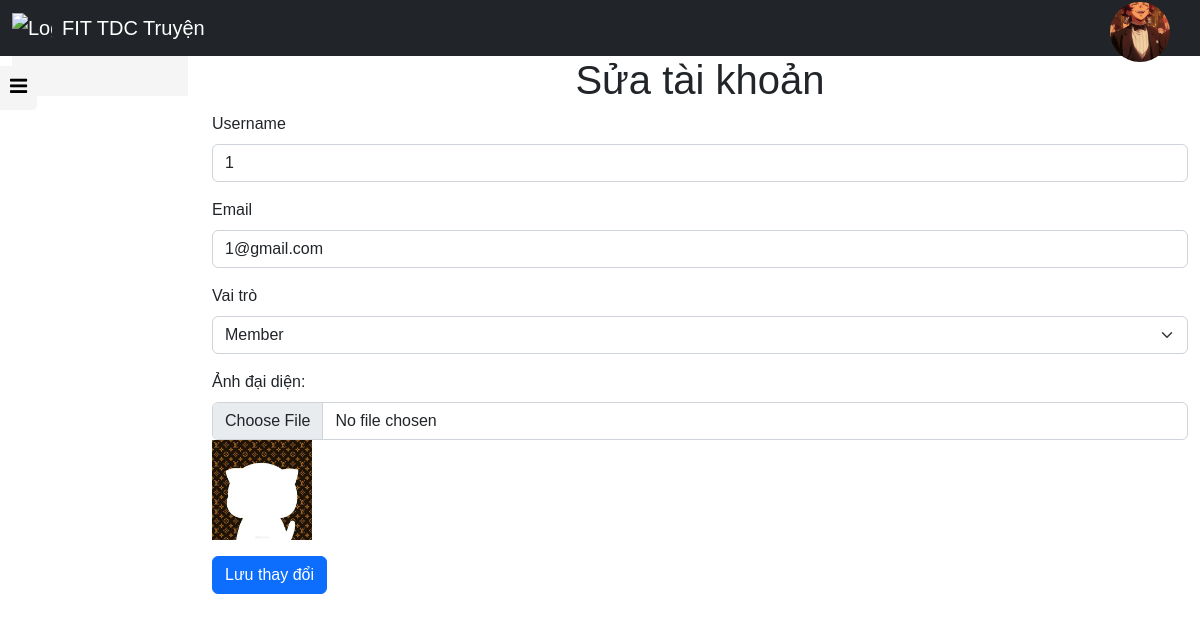
Screenshot of /backend/taikhoan/edit.php?user_id=16 (signed in) with the database file from the repository.
### tables this page shows
CREATE TABLE `user` (
  `user_id` int(11) NOT NULL,
  `username` varchar(255) DEFAULT NULL,
  `password` varchar(255) DEFAULT NULL,
  `email` varchar(255) DEFAULT NULL,
  `role` enum('admin','member') DEFAULT NULL,
  `avatar` varchar(255) DEFAULT NULL
);

### backend/taikhoan/edit.php (the view, shortened to what this page needs)
<?php
include_once __DIR__ . '/../../dbconnect.php';
$user_id = $_GET['user_id'];
$query = "SELECT * FROM user WHERE user_id = $user_id";
$result = mysqli_query($conn, $query);
$user = mysqli_fetch_assoc($result);
?>
<!DOCTYPE html>
<html lang="en">
<head>
    <?php include_once __DIR__ . '/../layouts/styles.php'; ?>
</head>
<body>
    <?php include_once __DIR__ . '/../layouts/header.php'; ?>
    <div class="container-fluid">
        <div class="row">
            <div class="col-2">
                <?php include_once __DIR__ . '/../layouts/sidebar.php'; ?>
            </div>
            <div class="col-10">
                <div class="text-center">
                    <h1>Sửa tài khoản</h1>
                </div>
                <form method="POST" action="" enctype="multipart/form-data">
                    <div class="mb-3">
                        <label for="username" class="form-label">Username</label>
                        <input type="text" class="form-control" id="username" name="username" value="<?= $user['username'] ?>" required>
                    </div>
                    <div class="mb-3">
                        <label for="email" class="form-label">Email</label>
                        <input type="email" class="form-control" id="email" name="email" value="<?= $user['email'] ?>" required>
                    </div>
                    <div class="mb-3">
                        <label for="role" class="form-label">Vai trò</label>
                        <select class="form-select" id="role" name="role">
                            <option value="member" <?= $user['role'] === 'member' ? 'selected' : '' ?>>Member</option>
                        </select>
                    </div>
                    <div class="mb-3">
                        <label for="avatar" class="form-label">Ảnh đại diện:</label>
                        <input type="file" class="form-control" id="avatar" name="avatar">
                        <?php if ($user['avatar']): ?>
                            <img src="<?= $user['avatar'] ?>" alt="Avatar" width="100">
                        <?php endif; ?>
                    </div>
                    <button type="submit" class="btn btn-primary">Lưu thay đổi</button>
                </form>
            </div>
        </div>
    </div>
</body>
</html>

### backend/layouts/header.php (shortened to what this page needs)
<!DOCTYPE html>
<html lang="en">
<head>
  <link rel="stylesheet" href="https://cdnjs.cloudflare.com/ajax/libs/bootstrap/5.2.0/css/bootstrap.min.css">
  <link rel="stylesheet" href="/freetruyen/backend/layouts/style.css">
</head>
<body>
<header>
  <nav class="navbar navbar-expand-lg bg-body-tertiary navbar-dark bg-dark" data-bs-theme="dark">
    <div class="container-fluid">
      <a class="navbar-brand" href="/freetruyen/backend/dashboard.php">
        <img src="/freetruyen/backend/layouts/logoweb.png" alt="Logo" class="logo-icon">
        FIT TDC Truyện
      </a>
      <div class="action">
        <div class="profile" onclick="menuToggle();">
          <?php
          if (isset($_SESSION['user_id'])) {
            include_once __DIR__ . '/../../dbconnect.php';
            $user_id = $_SESSION['user_id'];
            $query = "SELECT avatar FROM user WHERE user_id = $user_id";
            $result = mysqli_query($conn, $query);
            $row = mysqli_fetch_assoc($result);
            echo '<img src="/freetruyen/assets/' . $row['avatar'] . '" alt="User Account">';
          }
          ?>
        </div>
      </div>
    </div>
  </nav>
</header>
</body>
</html>

### backend/layouts/style.css (style rules this page uses)
.navbar-brand { display: flex; align-items: center; gap: 10px; }
.navbar-brand .logo-icon { width: 40px; height: auto; }
* { font-family: "poppins", sans-serif; margin: 0; padding: 0; }
body { background-color: #333; height: 100vh; }
.action { position: fixed; right: 30px; top: 2px; }
.action .profile { border-radius: 50%; cursor: pointer; height: 60px; overflow: hidden; position: relative; width: 60px; }
.action .profile img { width: 100%; top: 0; position: absolute; object-fit: cover; left: 0; height: 100%; }

### rows the page displays
user: avatar (picture)
user: username "1", email "1@gmail.com", role "Member", avatar (picture)
